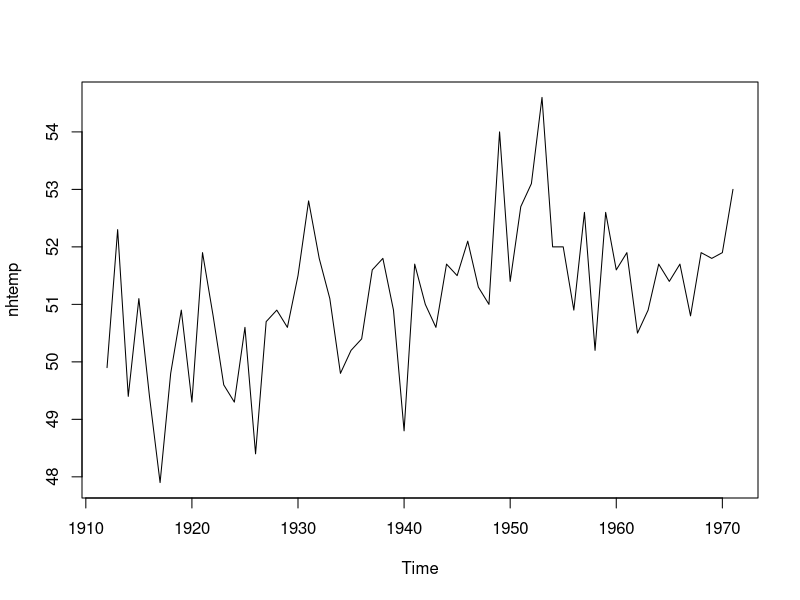
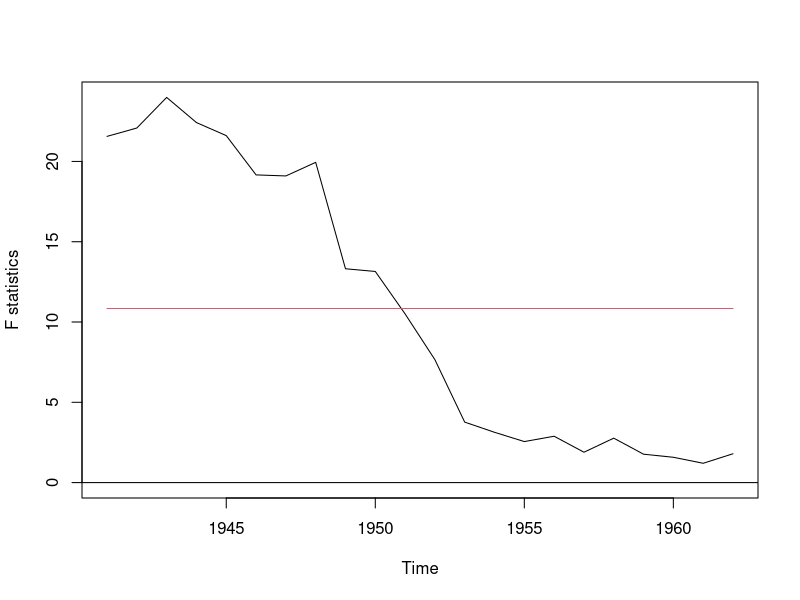
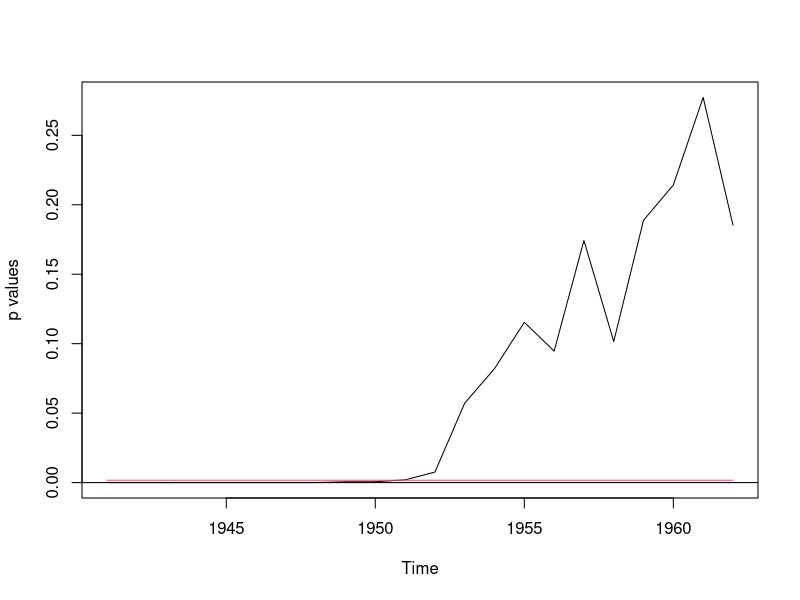

The R script that drew these images, in order:
library(strucchange)


### Name: plot.Fstats
### Title: Plot F Statistics
### Aliases: plot.Fstats lines.Fstats
### Keywords: hplot

### ** Examples

## Load dataset "nhtemp" with average yearly temperatures in New Haven
data("nhtemp")
## plot the data
plot(nhtemp)

## test the model null hypothesis that the average temperature remains
## constant over the years for potential break points between 1941
## (corresponds to from = 0.5) and 1962 (corresponds to to = 0.85)
## compute F statistics
fs <- Fstats(nhtemp ~ 1, from = 0.5, to = 0.85)
## plot the F statistics
plot(fs, alpha = 0.01)
## and the corresponding p values
plot(fs, pval = TRUE, alpha = 0.01)
## perform the aveF test
sctest(fs, type = "aveF")
